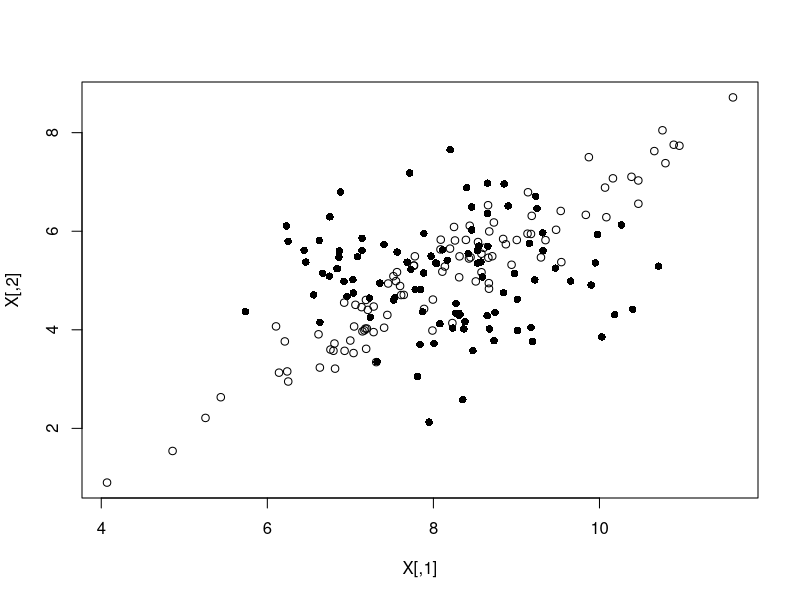
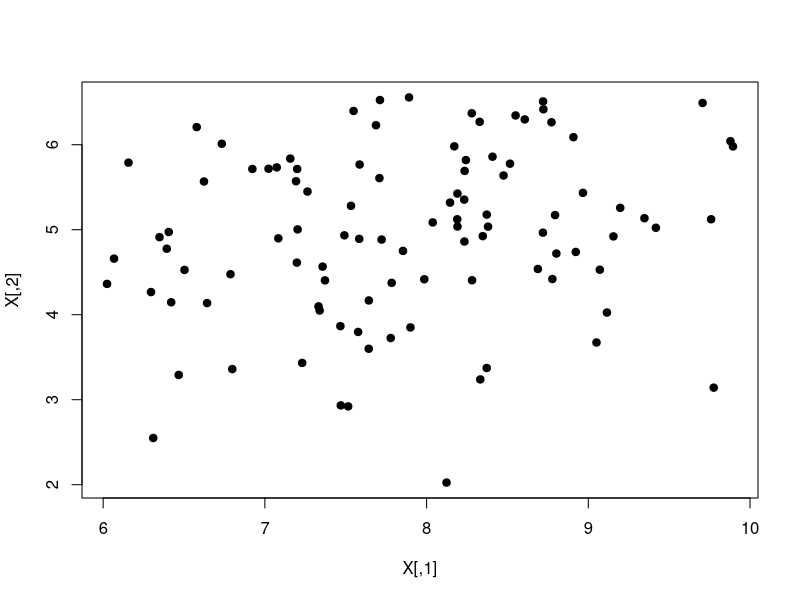

These charts were generated, in order, by the following R code:
## ---- chunk 1
rm(list = ls())
knitr::opts_chunk$set(
  echo = TRUE,
  message = FALSE,
  warning = FALSE,
  comment = "#>"
)
## ---- chunk 2
library(MASS)

# Define mean vector and positive-definite covariance matrix
mu <- c(8, 5)
E <- matrix(c(2, 1.9, 
                  1.9, 2), nrow = 2)

# Generate 100 random samples
X <- mvrnorm(n = 100, mu = mu, Sigma = E)
## ---- chunk 3
#' Decorrelate vector by cholesky decomposition
#'
#' I grabbed the definition from here: https://en.wikipedia.org/wiki/Whitening_transformation#Definition
#' the code: NA handling, recycling, warnings, side effects.
#'
#' @param x matrix of variables to decorrelate
#' @param E variance covariance matrix of vector elements, should be a square matrix
#' @param center default is FALSE, whether the returned matrix should be centered at zero in every dimmension. The default returns a matrix where each dimmension is centered at it's mean
#' @return matrix of decorrelated variables, same shape as x
#' @export
#' @examples
#' # Define mean vector and positive-definite covariance matrix
#' mu <- c(8, 5)
#' E <- matrix(c(2, 1.9, 1.9, 2), nrow = 2)
#' X <- MASS::mvrnorm(n = 100, mu = mu, Sigma = E)
#' cholesky_decorrelate(X, E)
cholesky_decorrelate <- function(x, E, center = F) {
  # Validate: type, length, missing values, empty input.
  stopifnot(is.numeric(x), is.numeric(E), !is.null(x), !is.null(E), !any(is.na(x)), !any(is.na(E)), all(dim(x) > 1), all(dim(E) > 1), all(diag(E) > 0))
  # whitening operations need centered data
  mu <- colMeans(x)
  # invert the matrix
  E_inv <- solve(E)
  # cholesky decomposition
  W = chol(E_inv)
  # transpose decomposed matrix
  # t(W) %*% W %*% E gives the identity matrix
  Wt <- t(W)
  # decorrelation
  y = sweep(x, 2, mu, "-") %*% Wt
  # Return decorrelated values with or without mean
  if(!center){
    return(sweep(y, 2, mu, "+"))  
  } else{
    return(y)
  }
}

# compare correlated and uncorrelated data
plot(X)
points(cholesky_decorrelate(X, E, center = F), pch = 16)

mu <- c(8, 5)
E <- matrix(c(1, 0, 0, 1), nrow = 2)
X <- mvrnorm(n = 100, mu = mu, Sigma = E)

plot(X)
points(cholesky_decorrelate(X, E, center = F), pch = 16)
## ---- chunk 4
# Promoted to R/popgen.R as wright_s_estim(); tests in
# tests/testthat/test-popgen.R. The function assumes additive selection
# (h = 0.5) and returns the estimate on the fitfreq()/WF_sel() scale.
